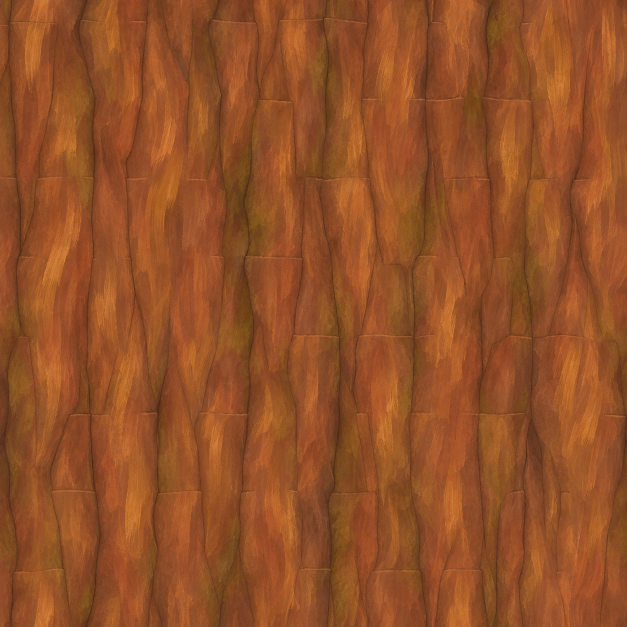
#> input picture assets/created/source/bark_normal_tree_painterly_source.png, 1254 x 1254 px (shown at 1/2 size)
$ python process_painterly_textures.py
#> lines starting #> are read from the running program, lines starting #| are printed output that depends on the picture
#!/usr/bin/env python3
"""Prepare generated forest materials for mipmapped Godot use."""
from pathlib import Path
import sys

import numpy as np
from PIL import Image, ImageEnhance

ROOT = Path(__file__).resolve().parent.parent
JOBS = {
    ROOT / "assets/created/source/bark_normal_tree_painterly_source.png": ROOT / "assets/created/materials/bark_painterly.png",
    ROOT / "assets/created/source/ridge_stone_painterly_source.png": ROOT / "assets/created/materials/ridge_stone_painterly.png",
    ROOT / "assets/created/source/grass_painterly_source.png": ROOT / "assets/created/materials/grass_painterly.png",
    ROOT / "assets/created/source/ranger_basecolor_source.png": ROOT / "assets/created/materials/princess_ranger_basecolor.png",
}
SIZE = 1024


def main() -> int:
    for source, destination in JOBS.items():
        if not source.is_file():
            print(f"Missing source: {source}", file=sys.stderr)
            return 1
        original = Image.open(source).convert("RGB")
#> original is the input picture: PIL image 1254x1254 RGB; mean R, G, B 147.1, 80, 39.2
        output_size = 512 if destination.name == "grass_painterly.png" else original.width if destination.name == "princess_ranger_basecolor.png" else SIZE
#> output_size = 1024
        image = original if original.size == (output_size, output_size) else original.resize((output_size, output_size), Image.Resampling.LANCZOS)
        if destination.name == "bark_painterly.png":
            # Keep the brush-painted grain without the source's orange cast.
            image = ImageEnhance.Color(image).enhance(0.68)
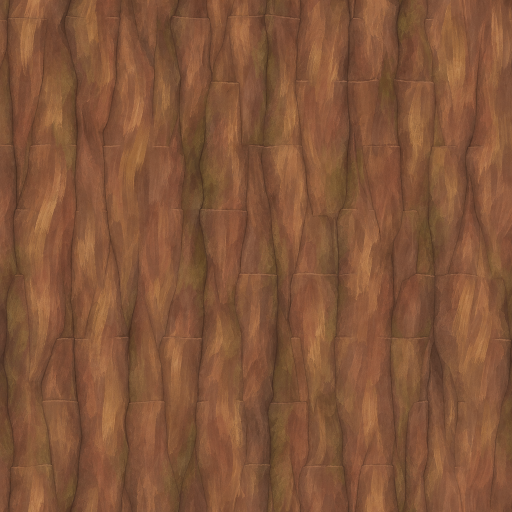
#> image: PIL image 1024x1024 RGB (shown at 1/2 size); mean R, G, B 130.1, 84.5, 56.7
            image = ImageEnhance.Brightness(image).enhance(0.9)
        elif destination.name == "princess_ranger_basecolor.png":
            # Lift only the dark green cloth pixels, retaining every atlas island
            # and all original skin, leather, metal, UV, and texture detail.
            pixels = np.asarray(image, dtype=np.float32)
            red, green, blue = pixels[..., 0], pixels[..., 1], pixels[..., 2]
            green_cloth = (green > red * 1.12) & (green > blue * 1.1) & (red < 120) & (green < 170)
            pixels[green_cloth] = 255.0 * np.power(pixels[green_cloth] / 255.0, 0.82)
            image = Image.fromarray(np.clip(pixels, 0, 255).astype(np.uint8), "RGB")
        image.save(destination, optimize=True)
        print(f"{destination.relative_to(ROOT)}: {output_size}x{output_size}")
#| assets/created/materials/bark_painterly.png: 1024x1024
#> pass 3 of the loop in main, `for source, destination in JOBS.items():`:
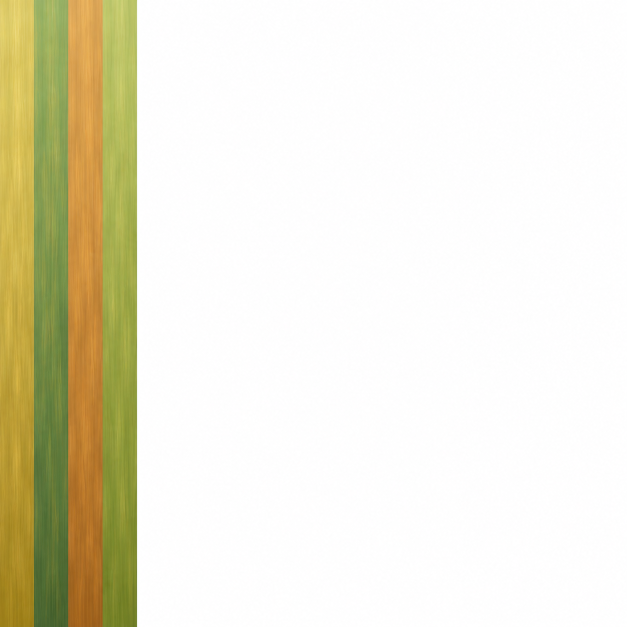
#> input picture assets/created/source/grass_painterly_source.png, 1254 x 1254 px (shown at 1/2 size)
#> in main, original is the input picture: PIL image 1254x1254 RGB; mean R, G, B 235.1, 231.9, 213.1
#> in main, `image = original if original.size == (output_size, output_size) else o..`:
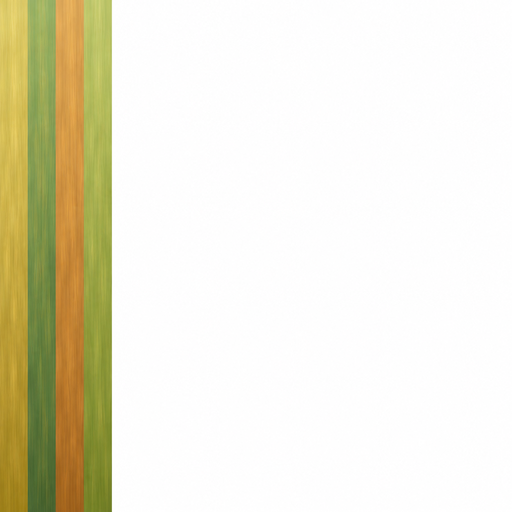
#> image: PIL image 512x512 RGB; mean R, G, B 235.1, 231.9, 213.1
#| assets/created/materials/grass_painterly.png: 512x512
#> the loop made 4 passes; the first 3 are shown
    return 0


if __name__ == "__main__":
#> (the run stopped early here; a loop or call above may not have finished)
